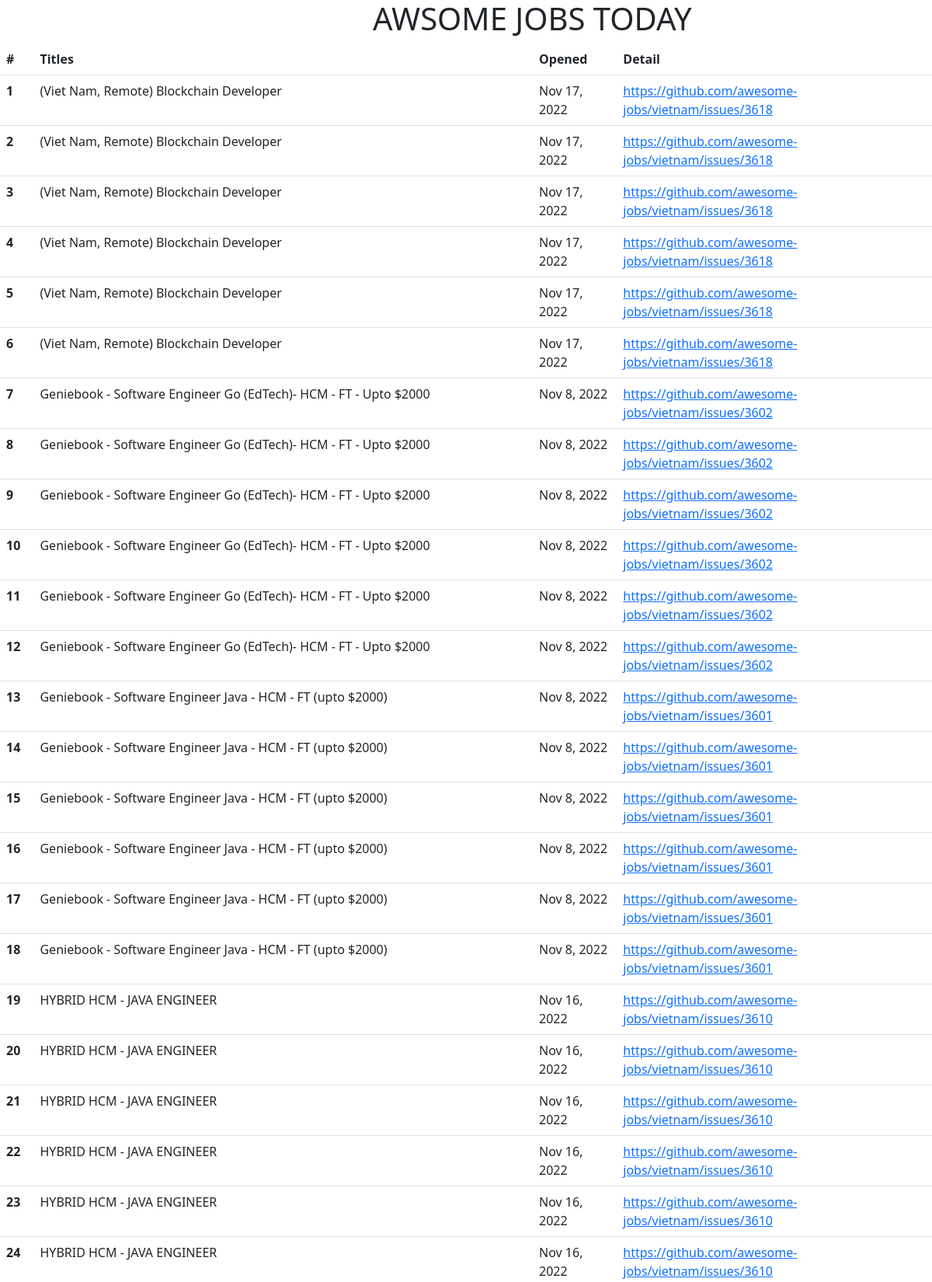
The page / (upper part) on the database its author committed.
### tables this page shows
CREATE TABLE jobs(titles, opened, details);

### main.py (the view)
@app.route("/")
def showTheJobs():
    jobsJSON = []
    for top, row in enumerate(cur.execute("SELECT titles,opened,details FROM jobs ORDER BY titles"), 1):
        jobsJSON.append(
            {"No": top, "title": row[0], "opened": row[1], "detail": row[2]})
    return render_template("index.html", jobs=jobsJSON)

### templates/index.html (shortened to what this page needs)
<!DOCTYPE html>
<html lang="en">
<head>
    <link href="https://cdn.jsdelivr.net/npm/bootstrap@5.2.3/dist/css/bootstrap.min.css" rel="stylesheet">
</head>
<body>
<h1 style="margin-left:480px">AWSOME JOBS TODAY</h1>
<table class="table">
  <thead>
    <tr>
      <th scope="col">#</th>
      <th scope="col">Titles</th>
      <th scope="col">Opened</th>
      <th scope="col">Detail</th>
    </tr>
  </thead>
  <tbody>
              {% for i in jobs %}
              <tr>
              <th scope="row">{{i["No"]}}</th>
              <td>{{i["title"]}}</td>
              <td>{{i["opened"]}}</td>
              <td><a href="{{i['detail']}}" target="_blank" rel="noopener noreferrer">{{i["detail"]}}</a></td>
              </tr>
              {% endfor %}
  </tbody>
</table>
</body>
</html>

### rows shown on the page
jobs: No "1", title "(Viet Nam, Remote) Blockchain Developer", opened "Nov 17, 2022", detail "https://github.com/awesome-jobs/vietnam/issues/3618"
jobs: No "2", title "(Viet Nam, Remote) Blockchain Developer", opened "Nov 17, 2022", detail "https://github.com/awesome-jobs/vietnam/issues/3618"
jobs: No "3", title "(Viet Nam, Remote) Blockchain Developer", opened "Nov 17, 2022", detail "https://github.com/awesome-jobs/vietnam/issues/3618"
jobs: No "4", title "(Viet Nam, Remote) Blockchain Developer", opened "Nov 17, 2022", detail "https://github.com/awesome-jobs/vietnam/issues/3618"
jobs: No "5", title "(Viet Nam, Remote) Blockchain Developer", opened "Nov 17, 2022", detail "https://github.com/awesome-jobs/vietnam/issues/3618"
jobs: No "6", title "(Viet Nam, Remote) Blockchain Developer", opened "Nov 17, 2022", detail "https://github.com/awesome-jobs/vietnam/issues/3618"
jobs: No "7", title "Geniebook - Software Engineer Go (EdTech)- HCM - FT - Upto $2000", opened "Nov 8, 2022", detail "https://github.com/awesome-jobs/vietnam/issues/3602"
jobs: No "8", title "Geniebook - Software Engineer Go (EdTech)- HCM - FT - Upto $2000", opened "Nov 8, 2022", detail "https://github.com/awesome-jobs/vietnam/issues/3602"
jobs: No "9", title "Geniebook - Software Engineer Go (EdTech)- HCM - FT - Upto $2000", opened "Nov 8, 2022", detail "https://github.com/awesome-jobs/vietnam/issues/3602"
jobs: No "10", title "Geniebook - Software Engineer Go (EdTech)- HCM - FT - Upto $2000", opened "Nov 8, 2022", detail "https://github.com/awesome-jobs/vietnam/issues/3602"
jobs: No "11", title "Geniebook - Software Engineer Go (EdTech)- HCM - FT - Upto $2000", opened "Nov 8, 2022", detail "https://github.com/awesome-jobs/vietnam/issues/3602"
jobs: No "12", title "Geniebook - Software Engineer Go (EdTech)- HCM - FT - Upto $2000", opened "Nov 8, 2022", detail "https://github.com/awesome-jobs/vietnam/issues/3602"
jobs: No "13", title "Geniebook - Software Engineer Java - HCM - FT (upto $2000)", opened "Nov 8, 2022", detail "https://github.com/awesome-jobs/vietnam/issues/3601"
jobs: No "14", title "Geniebook - Software Engineer Java - HCM - FT (upto $2000)", opened "Nov 8, 2022", detail "https://github.com/awesome-jobs/vietnam/issues/3601"
jobs: No "15", title "Geniebook - Software Engineer Java - HCM - FT (upto $2000)", opened "Nov 8, 2022", detail "https://github.com/awesome-jobs/vietnam/issues/3601"
jobs: No "16", title "Geniebook - Software Engineer Java - HCM - FT (upto $2000)", opened "Nov 8, 2022", detail "https://github.com/awesome-jobs/vietnam/issues/3601"
jobs: No "17", title "Geniebook - Software Engineer Java - HCM - FT (upto $2000)", opened "Nov 8, 2022", detail "https://github.com/awesome-jobs/vietnam/issues/3601"
jobs: No "18", title "Geniebook - Software Engineer Java - HCM - FT (upto $2000)", opened "Nov 8, 2022", detail "https://github.com/awesome-jobs/vietnam/issues/3601"
jobs: No "19", title "HYBRID HCM - JAVA ENGINEER", opened "Nov 16, 2022", detail "https://github.com/awesome-jobs/vietnam/issues/3610"
jobs: No "20", title "HYBRID HCM - JAVA ENGINEER", opened "Nov 16, 2022", detail "https://github.com/awesome-jobs/vietnam/issues/3610"
jobs: No "21", title "HYBRID HCM - JAVA ENGINEER", opened "Nov 16, 2022", detail "https://github.com/awesome-jobs/vietnam/issues/3610"
jobs: No "22", title "HYBRID HCM - JAVA ENGINEER", opened "Nov 16, 2022", detail "https://github.com/awesome-jobs/vietnam/issues/3610"
jobs: No "23", title "HYBRID HCM - JAVA ENGINEER", opened "Nov 16, 2022", detail "https://github.com/awesome-jobs/vietnam/issues/3610"
jobs: No "24", title "HYBRID HCM - JAVA ENGINEER", opened "Nov 16, 2022", detail "https://github.com/awesome-jobs/vietnam/issues/3610"
